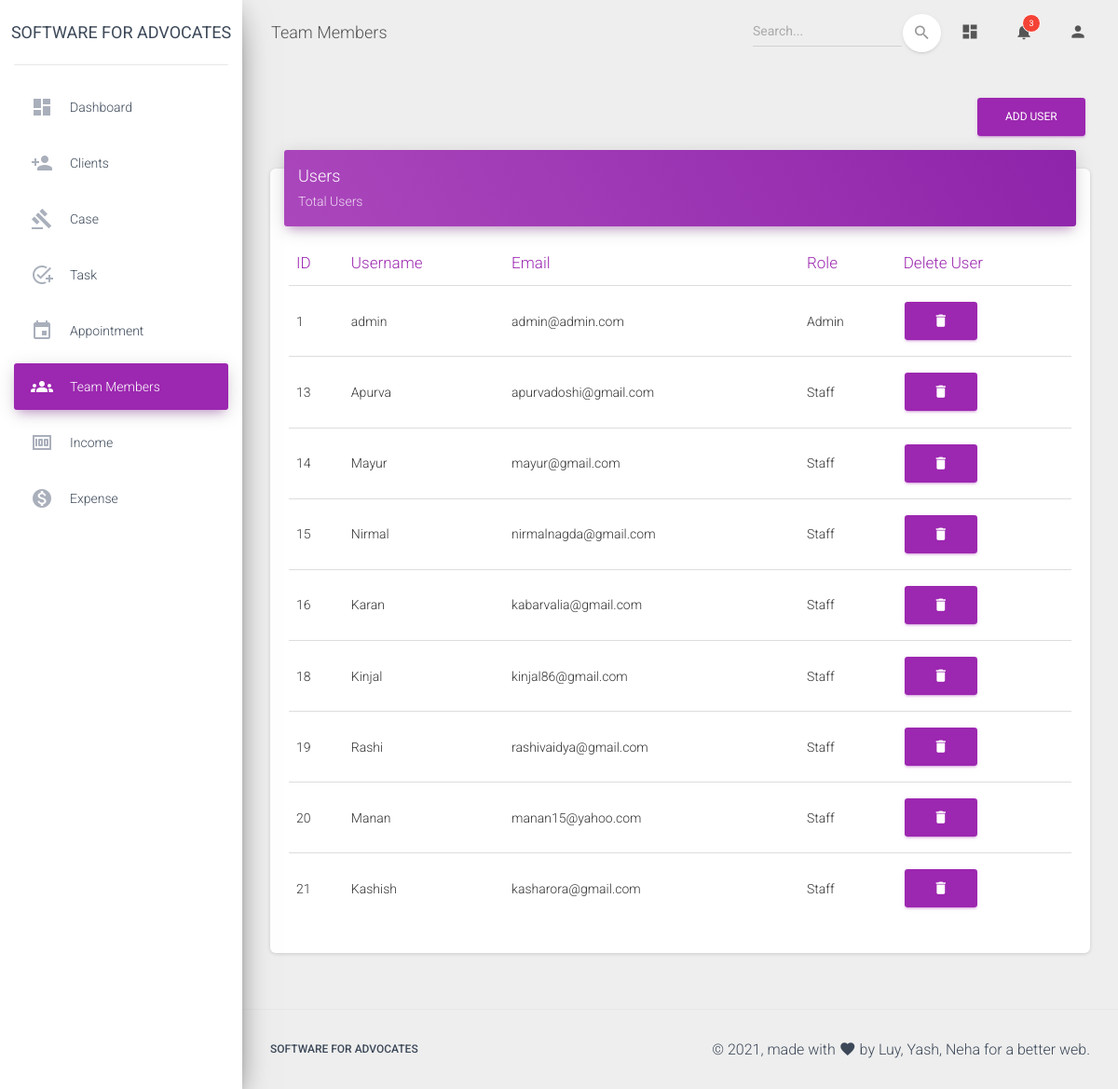
/admin/teammembers.php (signed in), run on the app's committed database.
### tables this page shows
CREATE TABLE `users` (
  `ID` int(5) NOT NULL,
  `username` varchar(15) NOT NULL,
  `email` varchar(25) NOT NULL,
  `password` varchar(100) NOT NULL,
  `role` varchar(10) NOT NULL
);

### admin/teammembers.php (the view, shortened to what this page needs)
<?php
  if(isset($_SESSION['admin']) && $_SESSION['admin']==true) {
  $conn = db_connect();
  $query = "SELECT * from users WHERE role!='Client' || role!='CLIENT' || role!='client'";
  $result = mysqli_query($conn, $query);
?>
<!DOCTYPE html>
<html lang="en">
<head>
  <link rel="stylesheet" href="https://maxcdn.bootstrapcdn.com/font-awesome/latest/css/font-awesome.min.css">
  <link href="../assets/css/material-dashboard.css?v=2.1.2" rel="stylesheet" />
</head>
<body class="">
  <div class="wrapper ">
    <div class="sidebar" data-color="purple" data-background-color="white">
      <div class="logo"><a href="#" class="simple-text logo-normal">
          Software for Advocates
        </a></div>
      <div class="sidebar-wrapper">
        <ul class="nav">
          <li class="nav-item ">
            <a class="nav-link" href="./dashboard.php">
              <i class="material-icons">dashboard</i>
              <p>Dashboard</p>
            </a>
          </li>
          <li class="nav-item ">
            <a class="nav-link" href="./client.php">
              <i class="material-icons">person_add</i>
              <p>Clients</p>
            </a>
          </li>
          <li class="nav-item ">
            <a class="nav-link" href="./cases.php">
              <i class="material-icons">gavel</i>
              <p>Case</p>
            </a>
          </li>
          <li class="nav-item ">
            <a class="nav-link" href="./task.php">
              <i class="material-icons">add_task</i>
              <p>Task</p>
            </a>
          </li>
          <li class="nav-item ">
            <a class="nav-link" href="./appointment.php">
              <i class="material-icons">event</i>
              <p>Appointment</p>
            </a>
          </li>
          <li class="nav-item active ">
            <a class="nav-link" href="./teammembers.php">
              <i class="material-icons">groups</i>
              <p>Team members</p>
            </a>
          </li>
          <li class="nav-item ">
            <a class="nav-link" href="./income.php">
              <i class="material-icons">money</i>
              <p>Income</p>
            </a>
          </li>
          <li class="nav-item ">
            <a class="nav-link" href="./expense.php">
              <i class="material-icons">monetization_on</i>
              <p>Expense</p>
            </a>
          </li>
        </ul>
      </div>
    </div>
    <div class="main-panel">
      <nav class="navbar navbar-expand-lg navbar-transparent navbar-absolute fixed-top ">
        <div class="container-fluid">
          <div class="navbar-wrapper">
            <a class="navbar-brand">Team Members</a>
          </div>
          <div class="collapse navbar-collapse justify-content-end">
            <form class="navbar-form">
              <div class="input-group no-border">
                <input type="text" id="search" name="search" class="form-control" placeholder="Search..." onkeyup="searchItem()">
                <button type="submit" class="btn btn-white btn-round btn-just-icon">
                  <i class="material-icons">search</i>
                  <div class="ripple-container"></div>
                </button>
              </div>
            </form>
            <ul class="navbar-nav">
              <li class="nav-item">
                <a class="nav-link" href="./dashboard.php">
                  <i class="material-icons">dashboard</i>
                </a>
              </li>
              <li class="nav-item dropdown">
                <a class="nav-link" href="#" id="navbarDropdownMenuLink" data-toggle="dropdown" aria-haspopup="true" aria-expanded="false">
                  <i class="material-icons">notifications</i>
                  <span class="notification">3</span>
                </a>
              </li>
              <li class="nav-item dropdown">
                <a class="nav-link" href="javascript:;" id="navbarDropdownProfile" data-toggle="dropdown" aria-haspopup="true" aria-expanded="false">
                  <i class="material-icons">person</i>
                </a>
              </li>
            </ul>
          </div>
        </div>
      </nav>
      <div class="content">
        <div class="container-fluid">
          <div class="row justify-content-end">
            <div class="col-2">
              <a href="./adduser.php" class="btn btn-primary" role="button">Add User</a>
            </div>
          </div>
          <div class="row">
            <div class="col-lg-12 col-md-12">
              <div class="card">
                <div class="card-header card-header-primary">
                  <h4 class="card-title">Users</h4>
                  <p class="card-category">Total Users</p>
                </div>
                <div class="card-body table-responsive">
                  <table class="table table-hover" id="myTable">
                    <thead class="text-primary">
                      <th>ID</th>
                      <th>Username</th>
                      <th>Email</th>
                      <th>Role</th>
                      <th>Delete User</th>
                    </thead>
                    <tbody>
                    <?php while($array = mysqli_fetch_assoc($result)): ?>
                      <tr>
                        <td><?php echo $array['ID']; ?></td>
                        <td><?php echo $array['username']; ?></td>
                        <td><?php echo $array['email']; ?></td>
                        <td><?php echo $array['role']; ?></td>
                        <td><form method= "post" action ="./deleteuser.php"><button class="btn btn-primary" type="submit" name="delete" onclick="return confirm('Are you sure?');" value="<?php echo $array['ID']; ?>"><i class="material-icons">delete</i></a></td>
                      </tr>
                    <?php endwhile; ?>
                    </tbody>
                  </table>
                </div>
              </div>
            </div>
          </div>
        </div>
      </div>
      <footer class="footer">
        <div class="container-fluid">
          <nav class="float-left">
            <ul>
              <li>
                <a>
                  Software for Advocates
                </a>
              </li>
            </ul>
          </nav>
          <div class="copyright float-right">
            &copy;
            , made with <i class="material-icons">favorite</i> by
            Luy, Yash, Neha for a better web.
          </div>
        </div>
      </footer>
    </div>
  </div>
</body>
</html>
<?php
}
else {
  header("Location: ../index.php");
}
?>

### data on the page
users: ID "1", username "admin", email "admin@admin.com", role "Admin"
users: ID "13", username "Apurva", email "apurvadoshi@gmail.com", role "Staff"
users: ID "14", username "Mayur", email "mayur@gmail.com", role "Staff"
users: ID "15", username "Nirmal", email "nirmalnagda@gmail.com", role "Staff"
users: ID "16", username "Karan", email "kabarvalia@gmail.com", role "Staff"
users: ID "18", username "Kinjal", email "kinjal86@gmail.com", role "Staff"
users: ID "19", username "Rashi", email "rashivaidya@gmail.com", role "Staff"
users: ID "20", username "Manan", email "manan15@yahoo.com", role "Staff"
users: ID "21", username "Kashish", email "kasharora@gmail.com", role "Staff"
